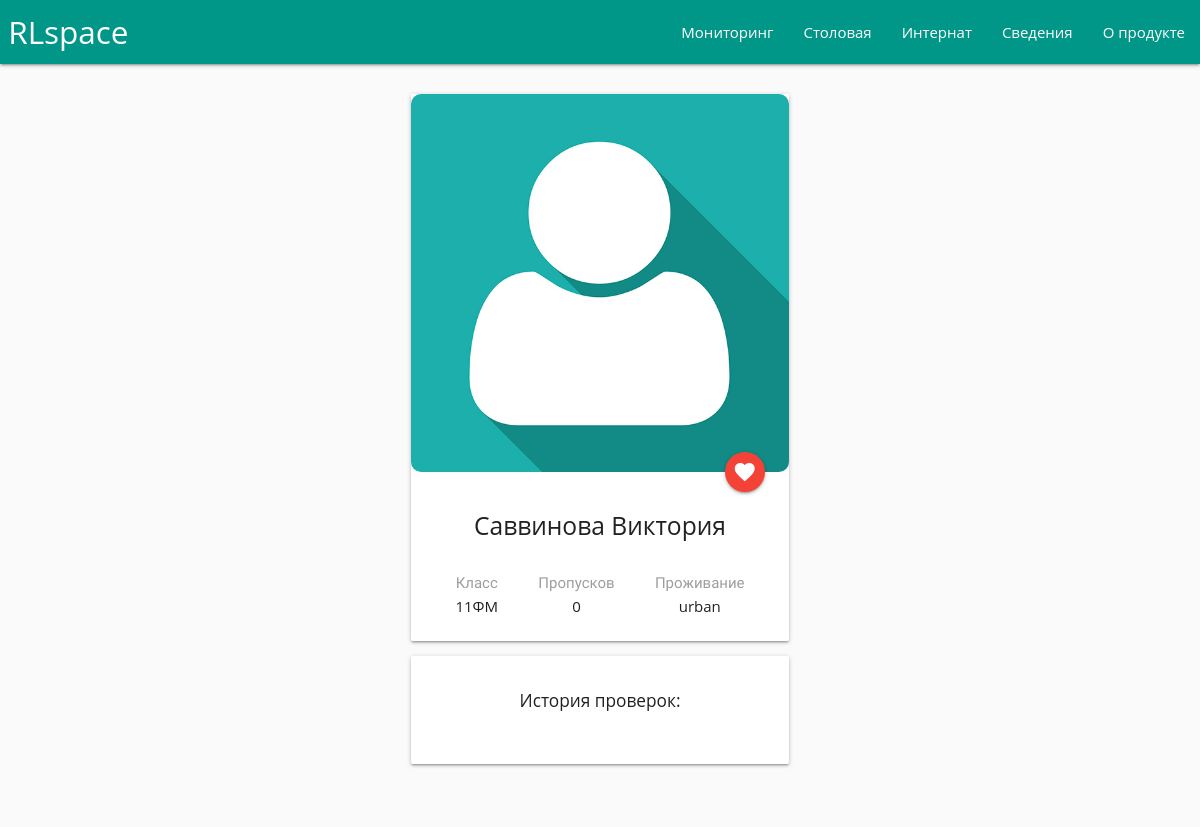
The app's page /profile/3/, older data.
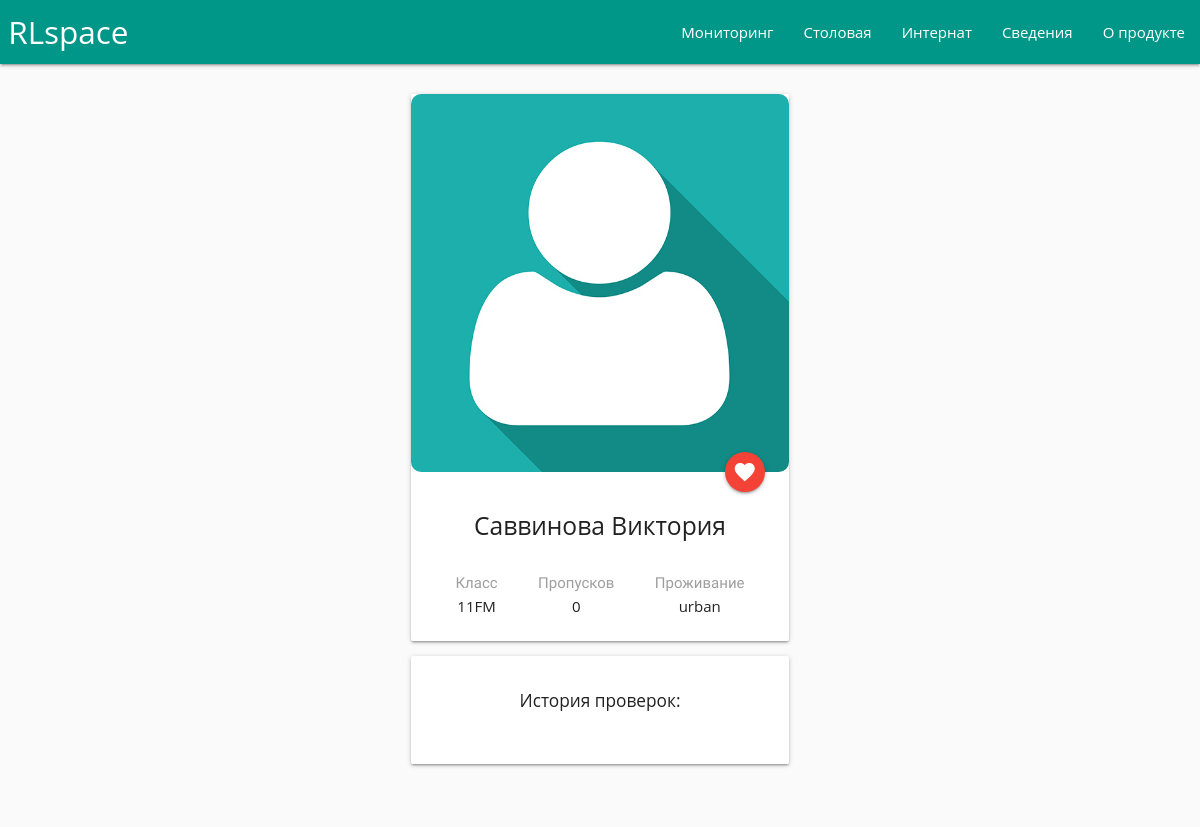
The same page, newer data.
### main/models.py (models this page shows, shortened)
class Pupil(models.Model):
	qrcode      = models.CharField(max_length = 50)
	name        = models.CharField(max_length = 50)
	grade       = models.CharField(max_length = 50, choices = GRADE)
	location    = models.CharField(max_length = 50, choices = LOCATION)
	eating      = models.BooleanField(default = False)
	inboard     = models.BooleanField(default = True)
	status      = models.CharField(max_length = 50, default = "absent", choices = STATUS)
	arrive_time	   = models.TimeField('time arrive', null = True, blank = True)
	photo     	   = models.ImageField(upload_to = "images/", default = "images/default.jpg")
	non_attendance = models.IntegerField(default = 0);

### main/views.py (the view)
# urls.py: url(r'^profile/(?P<views_profile_id>[0-9]+)/$', views.profile,     name = 'profile'),
def profile(request, views_profile_id):
	context = {}
	profile = Pupil.objects.get(id = views_profile_id)
	events  = Event.objects.filter(profile = profile)
	context["events"]  = events
	context["profile"] = profile
	request = render(request, "main/profile.html", context)
	return request

### main/templates/main/profile.html (shortened to what this page needs)
{% include 'main/header.html' %}
<div class = "row center">
    <div class="row">
        <div class="col s8 m4 offset-m4 offset-s2">
            <div class="card">
                <div class="card-image">
                  <img src="/media/{{profile.photo}}" style="border-radius: 10px">
                  <a class="btn-floating halfway-fab waves-effect waves-light red"><i class="material-icons">favorite</i></a>
                </div>
                <div class="card-content">
                    <h5 class = "center">{{profile.name}}</h5>
                    <br>
                    <div style="display: flex; justify-content: space-around;" class = "center">
                        <p> <font class="grey-text">Класс</font><br>
                            {{profile.grade}}
                        </p>
                        <p> <font class="grey-text">Пропусков</font><br>
                            {{profile.non_attendance}}
                        </p>
                        <p> <font class="grey-text">Проживание</font><br>
                            {{profile.location}}
                        </p>
                    </div>
                </div>
            </div>
            <div class="card">
                <div class="card-content">
                    <h6>История проверок:</h6>
                    <br>
                </div>
            </div>
        </div>
    </div>
</div>
{% include 'main/footer.html' %}

Row changes from the older to the newer data that the page shows:
changed Pupil "Саввинова Виктория": grade "11ФМ" → "11FM"
